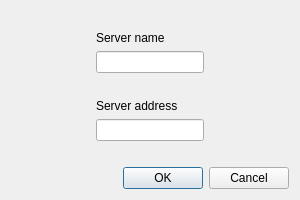
<?xml version="1.0" encoding="UTF-8"?>
<ui version="4.0">
 <class>ServerInfo</class>
 <widget class="QDialog" name="ServerInfo">
  <property name="geometry">
   <rect>
    <x>0</x>
    <y>0</y>
    <width>300</width>
    <height>200</height>
   </rect>
  </property>
  <property name="windowTitle">
   <string>Dialog</string>
  </property>
  <property name="modal">
   <bool>true</bool>
  </property>
  <layout class="QVBoxLayout" name="verticalLayout">
   <item>
    <spacer name="verticalSpacer_3">
     <property name="orientation">
      <enum>Qt::Vertical</enum>
     </property>
     <property name="sizeHint" stdset="0">
      <size>
       <width>20</width>
       <height>40</height>
      </size>
     </property>
    </spacer>
   </item>
   <item>
    <layout class="QHBoxLayout" name="horizontalLayout">
     <item>
      <spacer name="horizontalSpacer">
       <property name="orientation">
        <enum>Qt::Horizontal</enum>
       </property>
       <property name="sizeHint" stdset="0">
        <size>
         <width>40</width>
         <height>20</height>
        </size>
       </property>
      </spacer>
     </item>
     <item>
      <layout class="QVBoxLayout" name="verticalLayout_2">
       <item>
        <widget class="QLabel" name="label_name">
         <property name="text">
          <string>Server name</string>
         </property>
        </widget>
       </item>
       <item>
        <widget class="QLineEdit" name="lineEdit_name"/>
       </item>
       <item>
        <spacer name="verticalSpacer_2">
         <property name="orientation">
          <enum>Qt::Vertical</enum>
         </property>
         <property name="sizeHint" stdset="0">
          <size>
           <width>20</width>
           <height>40</height>
          </size>
         </property>
        </spacer>
       </item>
       <item>
        <widget class="QLabel" name="label_address">
         <property name="text">
          <string>Server address</string>
         </property>
        </widget>
       </item>
       <item>
        <widget class="QLineEdit" name="lineEdit_address"/>
       </item>
      </layout>
     </item>
     <item>
      <spacer name="horizontalSpacer_2">
       <property name="orientation">
        <enum>Qt::Horizontal</enum>
       </property>
       <property name="sizeHint" stdset="0">
        <size>
         <width>40</width>
         <height>20</height>
        </size>
       </property>
      </spacer>
     </item>
    </layout>
   </item>
   <item>
    <spacer name="verticalSpacer">
     <property name="orientation">
      <enum>Qt::Vertical</enum>
     </property>
     <property name="sizeHint" stdset="0">
      <size>
       <width>20</width>
       <height>40</height>
      </size>
     </property>
    </spacer>
   </item>
   <item>
    <widget class="QDialogButtonBox" name="buttonBox">
     <property name="orientation">
      <enum>Qt::Horizontal</enum>
     </property>
     <property name="standardButtons">
      <set>QDialogButtonBox::Cancel|QDialogButtonBox::Ok</set>
     </property>
    </widget>
   </item>
  </layout>
 </widget>
 <resources/>
 <connections>
  <connection>
   <sender>buttonBox</sender>
   <signal>accepted()</signal>
   <receiver>ServerInfo</receiver>
   <slot>accept()</slot>
   <hints>
    <hint type="sourcelabel">
     <x>248</x>
     <y>254</y>
    </hint>
    <hint type="destinationlabel">
     <x>157</x>
     <y>274</y>
    </hint>
   </hints>
  </connection>
  <connection>
   <sender>buttonBox</sender>
   <signal>rejected()</signal>
   <receiver>ServerInfo</receiver>
   <slot>reject()</slot>
   <hints>
    <hint type="sourcelabel">
     <x>316</x>
     <y>260</y>
    </hint>
    <hint type="destinationlabel">
     <x>286</x>
     <y>274</y>
    </hint>
   </hints>
  </connection>
 </connections>
</ui>
